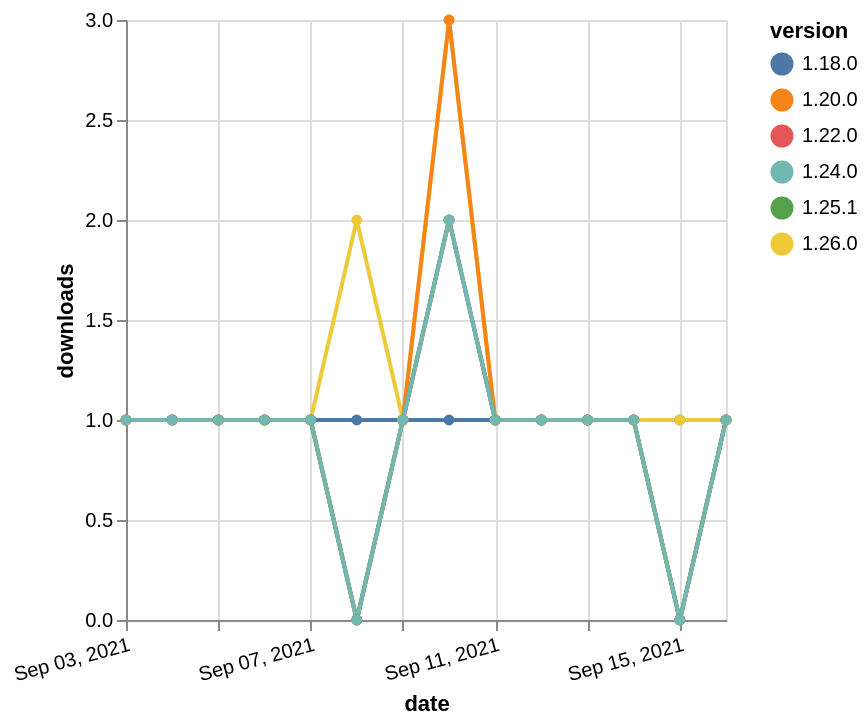

Vega-Lite specification for this chart:
### Vega-Lite specification from a JSON file in a GitHub repository (floating-point values rounded to 4 significant figures)
{"$schema": "https://vega.github.io/schema/vega-lite/v5.json", "description": "A simple bar chart with embedded data.", "data": {"values": [{"date": "2021-09-03", "total": 218, "delta": 1, "version": "1.18.0"}, {"date": "2021-09-04", "total": 219, "delta": 1, "version": "1.18.0"}, {"date": "2021-09-05", "total": 220, "delta": 1, "version": "1.18.0"}, {"date": "2021-09-06", "total": 221, "delta": 1, "version": "1.18.0"}, {"date": "2021-09-07", "total": 222, "delta": 1, "version": "1.18.0"}, {"date": "2021-09-08", "total": 223, "delta": 1, "version": "1.18.0"}, {"date": "2021-09-09", "total": 224, "delta": 1, "version": "1.18.0"}, {"date": "2021-09-10", "total": 225, "delta": 1, "version": "1.18.0"}, {"date": "2021-09-11", "total": 226, "delta": 1, "version": "1.18.0"}, {"date": "2021-09-12", "total": 227, "delta": 1, "version": "1.18.0"}, {"date": "2021-09-13", "total": 228, "delta": 1, "version": "1.18.0"}, {"date": "2021-09-14", "total": 229, "delta": 1, "version": "1.18.0"}, {"date": "2021-09-15", "total": 230, "delta": 1, "version": "1.18.0"}, {"date": "2021-09-16", "total": 231, "delta": 1, "version": "1.18.0"}, {"date": "2021-09-03", "total": 176, "delta": 1, "version": "1.22.0"}, {"date": "2021-09-04", "total": 177, "delta": 1, "version": "1.22.0"}, {"date": "2021-09-05", "total": 178, "delta": 1, "version": "1.22.0"}, {"date": "2021-09-06", "total": 179, "delta": 1, "version": "1.22.0"}, {"date": "2021-09-07", "total": 180, "delta": 1, "version": "1.22.0"}, {"date": "2021-09-08", "total": 180, "delta": 0, "version": "1.22.0"}, {"date": "2021-09-09", "total": 181, "delta": 1, "version": "1.22.0"}, {"date": "2021-09-10", "total": 183, "delta": 2, "version": "1.22.0"}, {"date": "2021-09-11", "total": 184, "delta": 1, "version": "1.22.0"}, {"date": "2021-09-12", "total": 185, "delta": 1, "version": "1.22.0"}, {"date": "2021-09-13", "total": 186, "delta": 1, "version": "1.22.0"}, {"date": "2021-09-14", "total": 187, "delta": 1, "version": "1.22.0"}, {"date": "2021-09-15", "total": 187, "delta": 0, "version": "1.22.0"}, {"date": "2021-09-16", "total": 188, "delta": 1, "version": "1.22.0"}, {"date": "2021-09-03", "total": 164, "delta": 1, "version": "1.26.0"}, {"date": "2021-09-04", "total": 165, "delta": 1, "version": "1.26.0"}, {"date": "2021-09-05", "total": 166, "delta": 1, "version": "1.26.0"}, {"date": "2021-09-06", "total": 167, "delta": 1, "version": "1.26.0"}, {"date": "2021-09-07", "total": 168, "delta": 1, "version": "1.26.0"}, {"date": "2021-09-08", "total": 170, "delta": 2, "version": "1.26.0"}, {"date": "2021-09-09", "total": 171, "delta": 1, "version": "1.26.0"}, {"date": "2021-09-10", "total": 174, "delta": 3, "version": "1.26.0"}, {"date": "2021-09-11", "total": 175, "delta": 1, "version": "1.26.0"}, {"date": "2021-09-12", "total": 176, "delta": 1, "version": "1.26.0"}, {"date": "2021-09-13", "total": 177, "delta": 1, "version": "1.26.0"}, {"date": "2021-09-14", "total": 178, "delta": 1, "version": "1.26.0"}, {"date": "2021-09-15", "total": 179, "delta": 1, "version": "1.26.0"}, {"date": "2021-09-16", "total": 180, "delta": 1, "version": "1.26.0"}, {"date": "2021-09-03", "total": 303, "delta": 1, "version": "1.20.0"}, {"date": "2021-09-04", "total": 304, "delta": 1, "version": "1.20.0"}, {"date": "2021-09-05", "total": 305, "delta": 1, "version": "1.20.0"}, {"date": "2021-09-06", "total": 306, "delta": 1, "version": "1.20.0"}, {"date": "2021-09-07", "total": 307, "delta": 1, "version": "1.20.0"}, {"date": "2021-09-08", "total": 307, "delta": 0, "version": "1.20.0"}, {"date": "2021-09-09", "total": 308, "delta": 1, "version": "1.20.0"}, {"date": "2021-09-10", "total": 311, "delta": 3, "version": "1.20.0"}, {"date": "2021-09-11", "total": 312, "delta": 1, "version": "1.20.0"}, {"date": "2021-09-12", "total": 313, "delta": 1, "version": "1.20.0"}, {"date": "2021-09-13", "total": 314, "delta": 1, "version": "1.20.0"}, {"date": "2021-09-14", "total": 315, "delta": 1, "version": "1.20.0"}, {"date": "2021-09-15", "total": 315, "delta": 0, "version": "1.20.0"}, {"date": "2021-09-16", "total": 316, "delta": 1, "version": "1.20.0"}, {"date": "2021-09-03", "total": 134, "delta": 1, "version": "1.25.1"}, {"date": "2021-09-04", "total": 135, "delta": 1, "version": "1.25.1"}, {"date": "2021-09-05", "total": 136, "delta": 1, "version": "1.25.1"}, {"date": "2021-09-06", "total": 137, "delta": 1, "version": "1.25.1"}, {"date": "2021-09-07", "total": 138, "delta": 1, "version": "1.25.1"}, {"date": "2021-09-08", "total": 138, "delta": 0, "version": "1.25.1"}, {"date": "2021-09-09", "total": 139, "delta": 1, "version": "1.25.1"}, {"date": "2021-09-10", "total": 141, "delta": 2, "version": "1.25.1"}, {"date": "2021-09-11", "total": 142, "delta": 1, "version": "1.25.1"}, {"date": "2021-09-12", "total": 143, "delta": 1, "version": "1.25.1"}, {"date": "2021-09-13", "total": 144, "delta": 1, "version": "1.25.1"}, {"date": "2021-09-14", "total": 145, "delta": 1, "version": "1.25.1"}, {"date": "2021-09-15", "total": 145, "delta": 0, "version": "1.25.1"}, {"date": "2021-09-16", "total": 146, "delta": 1, "version": "1.25.1"}, {"date": "2021-09-03", "total": 142, "delta": 1, "version": "1.24.0"}, {"date": "2021-09-04", "total": 143, "delta": 1, "version": "1.24.0"}, {"date": "2021-09-05", "total": 144, "delta": 1, "version": "1.24.0"}, {"date": "2021-09-06", "total": 145, "delta": 1, "version": "1.24.0"}, {"date": "2021-09-07", "total": 146, "delta": 1, "version": "1.24.0"}, {"date": "2021-09-08", "total": 146, "delta": 0, "version": "1.24.0"}, {"date": "2021-09-09", "total": 147, "delta": 1, "version": "1.24.0"}, {"date": "2021-09-10", "total": 149, "delta": 2, "version": "1.24.0"}, {"date": "2021-09-11", "total": 150, "delta": 1, "version": "1.24.0"}, {"date": "2021-09-12", "total": 151, "delta": 1, "version": "1.24.0"}, {"date": "2021-09-13", "total": 152, "delta": 1, "version": "1.24.0"}, {"date": "2021-09-14", "total": 153, "delta": 1, "version": "1.24.0"}, {"date": "2021-09-15", "total": 153, "delta": 0, "version": "1.24.0"}, {"date": "2021-09-16", "total": 154, "delta": 1, "version": "1.24.0"}]}, "width": "container", "mark": {"type": "line", "point": {"filled": true}}, "encoding": {"x": {"field": "date", "type": "temporal", "timeUnit": "yearmonthdate", "title": "date", "axis": {"labelAngle": -15}}, "y": {"field": "delta", "type": "quantitative", "title": "downloads"}, "color": {"field": "version", "type": "nominal"}, "tooltip": {"field": "delta"}}}
